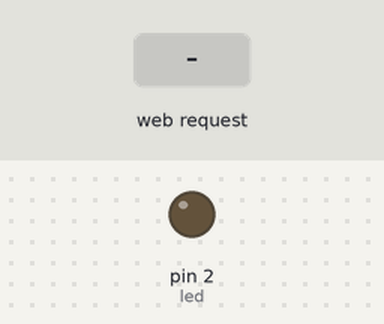
Bench run of a program on a simulated MicroPython board. Shown: output pins drawn as LEDs (lit = HIGH). Inputs (shaded band) come from the test bench. WiFi joins after 1.5 s; what the program prints to the serial console is not drawn.

Above: at 2.7 s.
2.8 s: HTTP request GET /?led=on received
At 3.2 s:
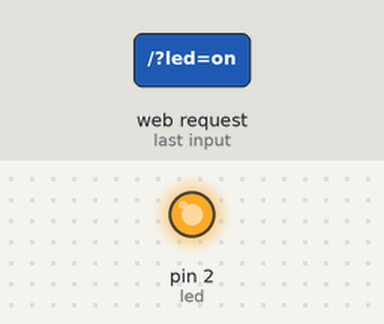
4.3 s: HTTP request GET / received
Timing chart, 0 to 7.3 s (numbered marks = the images above; inputs shaded):
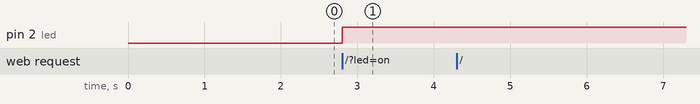

The program:

main.py
```python
import network
import socket, os
from machine import Pin

SSID='Home'
PASSWORD='0492993493'
HOST = '0.0.0.0'
PORT = 80

def do_connect():
    global HOST
    sta = network.WLAN(network.STA_IF) # Station
    if not sta.isconnected():
        print('正在連線中...')
        sta.active(True) #啟用 STA 模式
        sta.connect(SSID, PASSWORD) #連線基地台
        # 等侯連線
        while not sta.isconnected():
            pass
    print('連線成功!')
    HOST = sta.ifconfig()[0]

ip=do_connect() # 連線基地台

def err(socket, code, msg):
    socket.write("HTTP/1.1 "+code+" "+msg+"\r\n\r\n")
    socket.write("<h1>"+msg+"</h1>")

def handleRequest(client):
    req = client.recv(1024).decode('utf-8')
    firstLine = req.split('\r\n')[0]
    print(firstLine)

    httpMethod = ''
    path = ''
    try:
        httpMethod, path, httpVersion = firstLine.split()
    except:
        pass

    if httpMethod == 'GET': # 接受GET 請求
        fileName = path.strip('/')
        if '?' in fileName: #命令如 switch?led=ON、switch?led=OFF
            cmd, state = fileName.split('?')
            if state.lower() == 'led=on':
                led.value(1) #開燈
            else:
                led.value(0) #關燈
            client.send(feedback)
            print("傳送指令",fileName)

led = Pin(2, Pin.OUT, value=0) # GPIO2對應到內建的LED

feedback = b'''\
HTTP/1.1 200 OK

OK!
'''

s = socket.socket()
s.setsockopt(socket.SOL_SOCKET, socket.SO_REUSEADDR, 1)
s.bind((HOST, PORT))
s.listen(10)
print('{} 伺服器在 {} 埠建立！'.format(HOST, PORT))

while True:
    client, addr = s.accept() #接受客戶端的連線
    handleRequest(client)
    client.close()
```

Measured:
- after the input at 2.8 s, pin 2 (led): LOW → HIGH at once
- after the input at 4.3 s, every drawn part: stays the same
